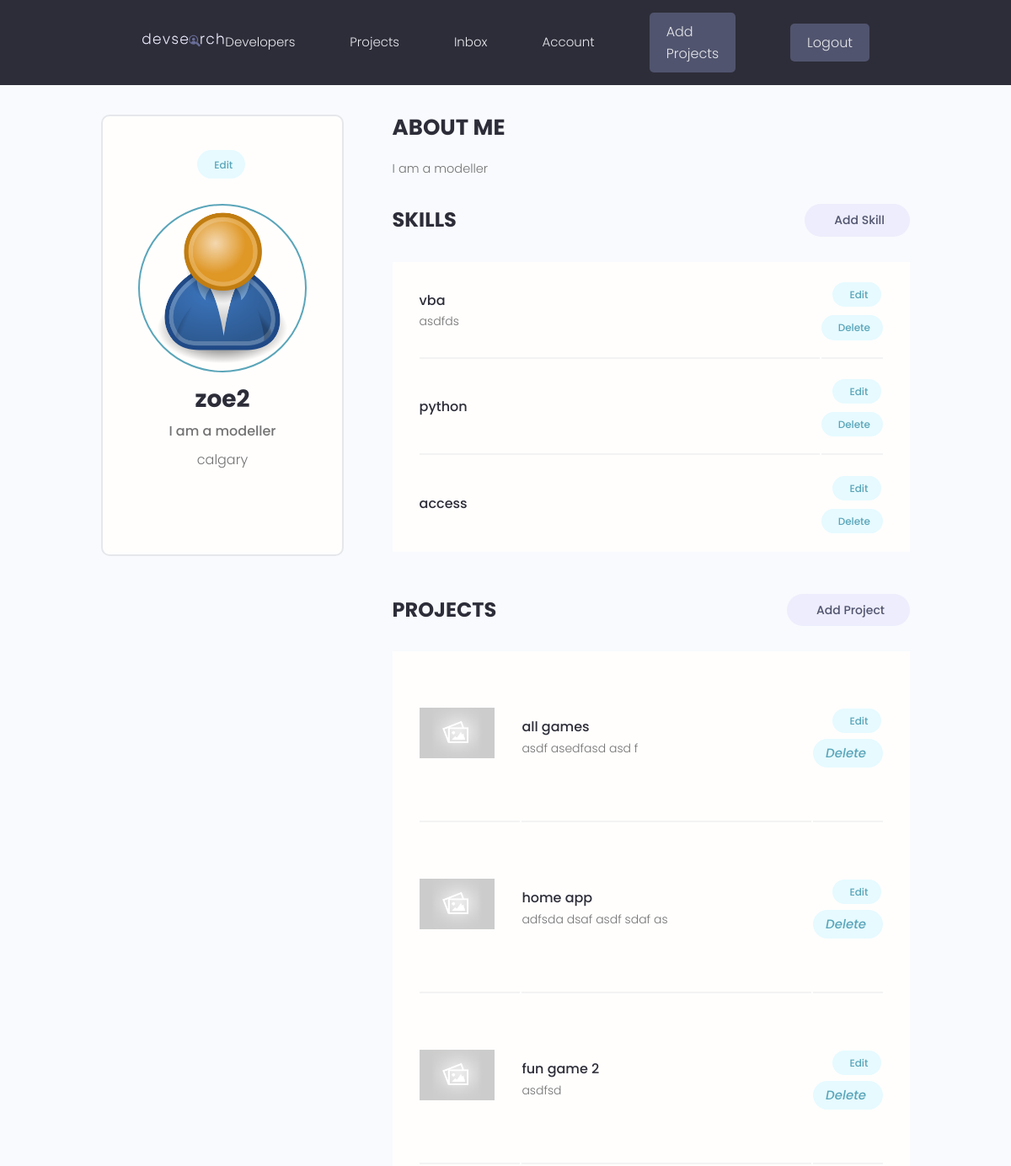
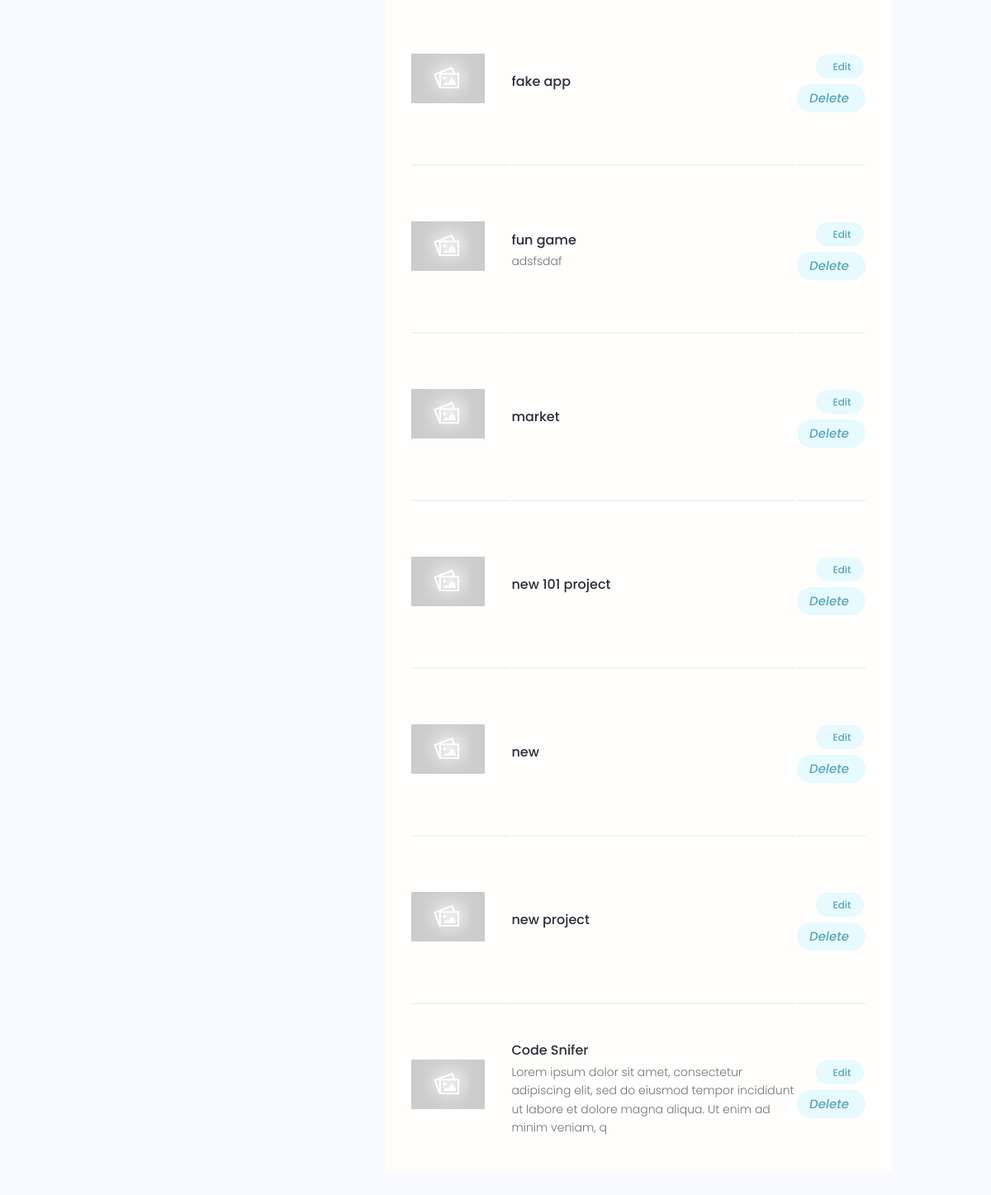
The page /account (signed in) on the database its author committed (2 pictures, top to bottom).
### users/models.py (models this page shows, shortened)
class Profile(models.Model):
    user = models.OneToOneField(
        User, on_delete=models.CASCADE, null=True, blank=True)
    name = models.CharField(max_length=200, blank=True, null=True)
    email = models.EmailField(max_length=500, blank=True, null=True)
    username = models.CharField(max_length=200, blank=True, null=True)
    location = models.CharField(max_length=200, blank=True, null=True)
    short_intro = models.CharField(max_length=200, blank=True, null=True)
    bio = models.TextField(blank=True, null=True)
    profile_image = models.ImageField(
        null=True, blank=True, upload_to='profiles/', default="profiles/user-default.png")
    social_github = models.CharField(max_length=200, blank=True, null=True)
    social_twitter = models.CharField(max_length=200, blank=True, null=True)
    social_linkedin = models.CharField(max_length=200, blank=True, null=True)
    social_youtube = models.CharField(max_length=200, blank=True, null=True)
    social_website = models.CharField(max_length=200, blank=True, null=True)
    created = models.DateTimeField(auto_now_add=True)
    id = models.UUIDField(default=uuid.uuid4, unique=True,
                          primary_key=True, editable=False)

class Skill(models.Model):
    owner = models.ForeignKey(
        Profile, on_delete=models.CASCADE, null=True, blank=True)
    name = models.CharField(max_length=200, blank=True, null=True)
    description = models.TextField(blank=True, null=True)
    created = models.DateTimeField(auto_now_add=True)
    id = models.UUIDField(default=uuid.uuid4, unique=True,
                          primary_key=True, editable=False)

### projects/models.py (models this page shows, shortened)
class Projects(models.Model):
    owner = models.ForeignKey(
        Profile, null=True, blank=True, on_delete=models.SET_NULL)
    title = models.CharField(max_length=200)
    description = models.TextField(null=True, blank=True)
    featured_image = models.ImageField(
        null=True, blank=True, default="default.jpg")
    demo_link = models.CharField(max_length=2000, blank=True)
    source_link = models.CharField(max_length=2000, null=True, blank=True)
    tags = models.ManyToManyField('Tag', blank=True)
    vote_total = models.IntegerField(default=0, null=True, blank=True)
    vote_ratio = models.IntegerField(default=0, null=True, blank=True)
    created = models.DateTimeField(auto_now_add=True)
    id = models.UUIDField(default=uuid.uuid4, unique=True,
                          primary_key=True, editable=False)
    class Meta:
        ordering = ['-created']  # dash makes is ascending order

### users/views.py (the view)
# urls.py: path('account', views.userAccount, name="account"),
@login_required(login_url='login')
def userAccount(request):
    profile = request.user.profile
    skills = profile.skill_set.all()
    projects = profile.projects_set.all()
    context = {'profile': profile, 'skills': skills, 'projects': projects}
    return render(request, 'users/account.html', context)

### users/templates/users/account.html (shortened to what this page needs)
{% extends 'main.html' %}
{% block content %}
  <main class="settingsPage profile my-md">
    <div class="container">
      <div class="layout">
        <div class="column column--1of3">
          <div class="card text-center">
            <div class="card__body dev">
              <a class="tag tag--pill tag--main settings__btn" href="{% url 'edit-account' %}"> Edit</a>
              <img class="avatar avatar--xl dev__avatar" src="{{profile.profile_image.url}}" />
              <h2 class="dev__name">{{profile.name}}</h2>
              <p class="dev__title">{{profile.short_intro}}</p>
              <p class="dev__location">{{profile.location}}</p>
            </div>
          </div>
        </div>
        <div class="column column--2of3">
          <div class="devInfo">
            <h3 class="devInfo__title">About Me</h3>
            <p class="devInfo__about"> {{profile.bio}}  </p>
          </div>
          <div class="settings">
            <h3 class="settings__title">Skills</h3>
            <a class="tag tag--pill tag--sub settings__btn tag--lg" href="{% url 'create-skill' %}"> Add Skill</a>
          </div>
          <table class="settings__table">
            {% for skill in skills %}
            <tr>
              <td class="settings__tableInfo">
                <h4>{{skill.name}}</h4>
                <p>
                 {{skill.description}}
                </p>
              </td>
              <td class="settings__tableActions">
                <a class="tag tag--pill tag--main settings__btn" href="{% url 'update-skill' skill.id %}"> Edit</a>
                <a class="tag tag--pill tag--main settings__btn" href="{% url 'delete-skill' skill.id %}?next=/account">
                  Delete</a>
              </td>
            </tr>
            {% endfor %}
          </table>
          <div class="settings">
            <h3 class="settings__title">Projects</h3>
            <a class="tag tag--pill tag--sub settings__btn tag--lg" href="{% url 'create-project' %}"> Add Project</a>
          </div>
          <table class="settings__table">
            {% for project in projects %}
            <tr>
              <td class="settings__thumbnail">
                <a href="{% url 'project' project.id %}"><img src="{{project.featured_image.url}}" alt="Project Thumbnail" /></a>
              </td>
              <td class="settings__tableInfo">
                <a href="{% url 'project' project.id %}">{{project.title}}</a>
                <p>
                  {{project.description|slice:"150"}}
                </p>
              </td>
              <td class="settings__tableActions">
                <a class="tag tag--pill tag--main settings__btn" href="{% url 'update-project' project.id %}"> Edit</a>
                <a class="tag tag--pill tag--main settings__btn" href="{% url 'delete-project' project.id %}?next=/account"><i class="im im-x-mark-circle-o">Delete</i></a>
              </td>
            </tr>
           {% endfor %}
          </table>
        </div>
      </div>
    </div>
  </main>
 {% endblock content %}

### static/styles/app.css (style rules this page uses)
:root { --color-sub: #2d2d39; }
.card { border: 2px solid var(--color-light); }
img { width: 100%; }
.tag > i.im { font-size: 1.5rem; margin-right: 0.5rem; }
.profile .card > .dev { padding: 4rem; }
.dev__avatar { display: block; margin: auto; }
.dev__name { color: var(--color-sub); font-size: 2.8rem; font-weight: 700; margin-top: 1rem; margin-bottom: 0.5rem; }
.dev__title { font-size: 1.6rem; font-weight: 500; line-height: 1.3; }
.dev__location { margin-top: 1rem; }
.devInfo { margin-bottom: 3rem; }
.devInfo__title, .devInfo__subtitle { font-size: 2.6rem; color: var(--color-sub); text-transform: uppercase; font-weight: 700; margin-bottom: 1.5rem; }
.devInfo__about, .devSkill__info { font-size: 1.45rem; line-height: 1.7; text-align: justify; }
.settingsPage .dev > .settings__btn { display: inline-block; margin-bottom: 3rem; }
.settings { display: flex; justify-content: space-between; align-items: center; }
.settings__title { font-size: 2.4rem; text-transform: uppercase; font-weight: 700; color: var(--color-sub); }
.settings__table { margin-top: 3rem; margin-bottom: 5rem; padding: 0 3rem; background: var(--color-white); }
.settings__table tr { width: 100%; }
.settings__table tr > td { padding: 2rem 0; }
.settings__table tr:not(:last-child) td { border-bottom: 2px solid var(--color-white-light); }
.settings__thumbnail { width: 23%; min-width: 10rem; }
.settings__thumbnail img { padding-right: 3rem; height: 15rem; object-fit: contain; }
.settings__tableInfo { width: 100%; }
.settings__tableInfo h4, .settings__tableInfo a { padding-right: 1rem; width: auto; font-size: 1.6rem; font-weight: 500; color: var(--color-sub); }
.settings__tableInfo p { font-size: 1.4rem; }
.settings__tableActions { text-align: right; }

### static/uikit/styles/modules/_variables.css (style rules this page uses)
:root { --color-main: #5aa5b9; --color-main-light: #e6faff; --color-sub: #3f4156; --color-sub-light: #51546e; --color-sub-lighter: #ededfd; --color-text: #737373; --color-gray: #8b8b8b; --color-light: #e5e7eb; --color-light-gray: #767676; --color-bg: #f8fafd; --color-white: #fffefd; --color-white-light: #f3f3f3; --color-success: #359e64; --color-success-bg: #def8e8; --color-error: #fc4b0b; --color-error-bg: #fff2ee; --font-base: 'Poppins', arial, helvetica, 'Segoe UI', roboto, ubuntu, sans-serif; --font-monospace: 'Fira Code', 'Courier New', courier, monospace; --font-regular: 300; --font-medium: 500; --font-bold: 700; --generic-shadow: 1px 1px 5px #00000010; --generic-transition: all 0.3s ease-in-out; }

### static/uikit/styles/modules/_base.css (style rules this page uses)
* { margin: 0; padding: 0; box-sizing: border-box; text-rendering: optimizeLegibility; color: inherit; font-size: inherit; }
html { font-size: 50%; }
@media only screen and (min-width: 480px) { html { font-size: 56.25%; } }
@media only screen and (min-width: 1200px) { html { font-size: 62.5%; } }
body { line-height: 1.6; font-weight: 400; font-size: 1.5rem; color: var(--color-text); background-color: var(--color-bg); min-height: 100vh; }

### static/uikit/styles/modules/_typography.css (style rules this page uses)
* { font-family: var(--font-base); }
h2 { font-size: 3.6rem; font-weight: var(--font-bold); }
h3 { font-size: 3.2rem; font-weight: var(--font-medium); }
h4 { font-size: 2.8rem; font-weight: var(--font-medium); }
p, span, strong { font-size: 1.6rem; color: var(--color-text); font-weight: var(--font-regular); }
a { padding-bottom: 2px; text-decoration: none; display: inline-block; color: var(--color-main); font-weight: var(--font-medium); }

### static/uikit/styles/modules/_utilities.css (style rules this page uses)
.container { width: 92%; max-width: 165rem; margin: 0 auto; box-sizing: border-box; }
@media screen and (min-width: 1000px) { .container { width: 90%; } }
@media screen and (min-width: 1200px) { .container { width: 80%; } }
.text-center { text-align: center; }
.my-md { margin: 3rem auto; }

### static/uikit/styles/modules/_avatar.css (style rules this page uses)
.avatar { border-radius: 50%; border: 2px solid var(--color-main); object-fit: cover; }
.avatar--xl { height: 20rem; width: 20rem; }

### static/uikit/styles/modules/_card.css (style rules this page uses)
.card { border-radius: 1rem; background-color: var(--color-white); border: 1.5px solid var(--color-light); width: auto; height: auto; margin-top: 0.5rem; margin-bottom: 0.5rem; overflow: hidden; }
.card__body, .card__header { padding: 2rem 2.5rem; }

### static/uikit/styles/modules/_layout.css (style rules this page uses)
.layout { display: flex; flex-flow: row wrap; justify-content: space-between; }
.layout > .column { margin-bottom: 3rem; }
.layout > .column.column--1of3 { flex-basis: 30%; }
.layout > .column.column--2of3 { flex-basis: 64%; }

### rows shown on the page
Profile: profile_image (placeholder picture), name "zoe2", short_intro "I am a modeller", location "calgary", bio "I am a modeller"
Skill: name "vba", description "asdfds"
Skill: name "python"
Skill: name "access"
Projects: featured_image (placeholder picture), title "all games", description "asdf asedfasd asd f"
Projects: featured_image (placeholder picture), title "home app", description "adfsda dsaf asdf sdaf as"
Projects: featured_image (placeholder picture), title "fun game 2", description "asdfsd"
Projects: featured_image (placeholder picture), title "fake app"
Projects: featured_image (placeholder picture), title "fun game", description "adsfsdaf"
Projects: featured_image (placeholder picture), title "market"
Projects: featured_image (placeholder picture), title "new 101 project"
Projects: featured_image (placeholder picture), title "new"
Projects: featured_image (placeholder picture), title "new project"
Projects: featured_image (placeholder picture), title "Code Snifer", description "Lorem ipsum dolor sit amet, consectetur adipiscing elit, sed do eiusmod tempor incididunt ut labore et dolore magna aliqua. Ut enim ad minim veniam, q"
